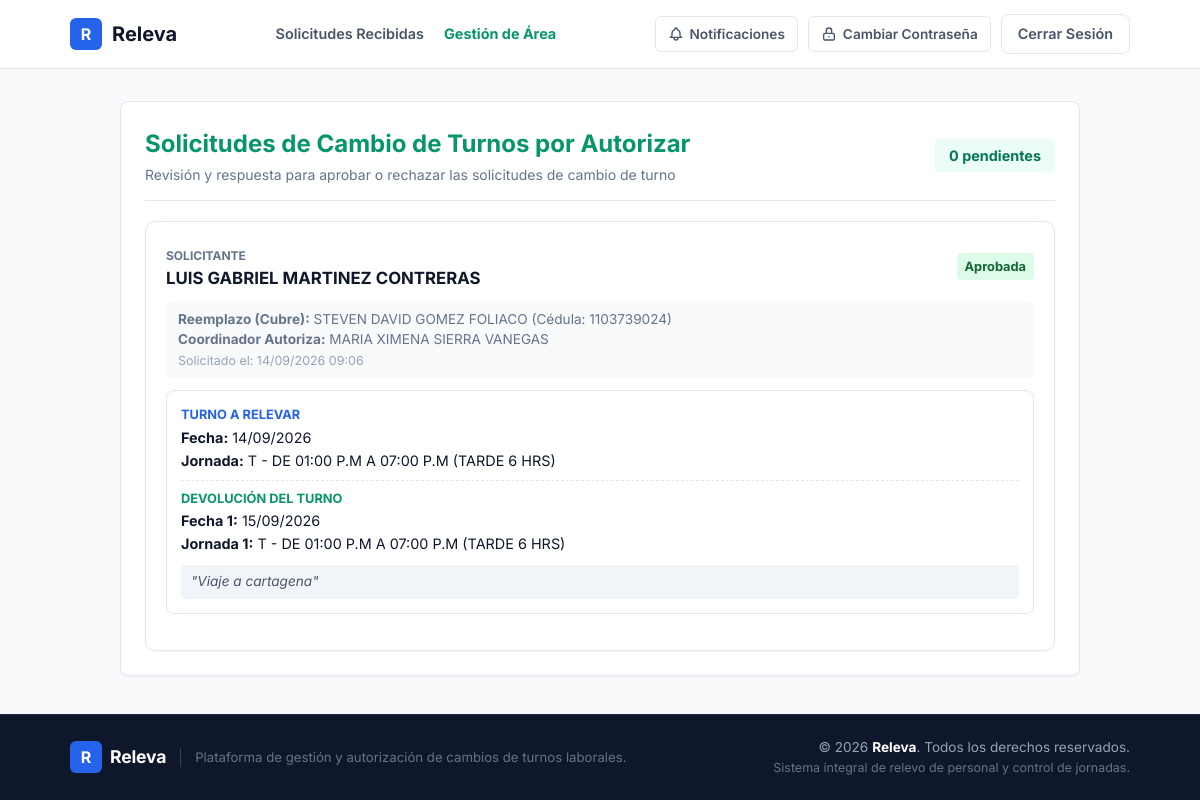
The app's page /solicitudes/recibidas/ (signed in), older data.
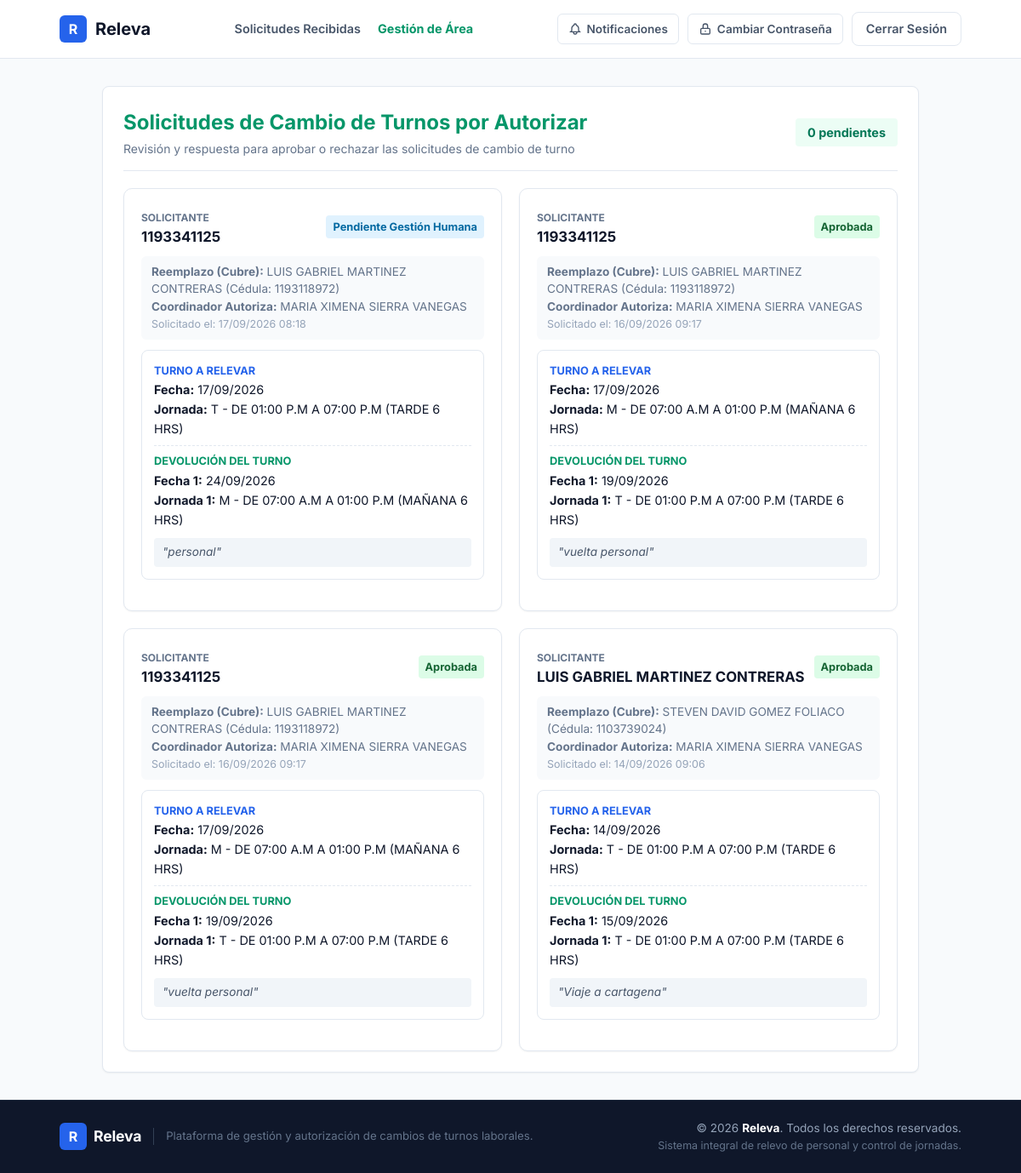
The same page, newer data.
### core/models.py (models this page shows, shortened)
class SolicitudCambio(models.Model):
    ESTADO_CHOICES = [
        ('PENDIENTE_REEMPLAZO', 'Pendiente por Compañero'),
        ('PENDIENTE_COORDINADOR', 'Pendiente por Coordinador'),
        ('PENDIENTE_GH', 'Pendiente por Gestión Humana'),
        ('ACEPTADA', 'Aprobada'),
        ('RECHAZADA', 'Rechazada'),
        ('CANCELADA', 'Cancelada'),
    ]
    JORNADA_CHOICES = [
        ('N', 'N - DE 06:00 P.M A 06:00 A.M (NOCHE 12H)'),
        ('C', 'C - DE 06:00 A.M A 06:00 P.M (CORRIDO 11 HRS)'),
        ('C1', 'C1 - DE 08:00 A.M A 06:00 P.M (CORRIDO 10 HRS)'),
        ('C2', 'C2 - DE 07:00 A.M A 01:00 P.M Y DE 02:00 P.M A 07:00 P.M (CORRIDO 11 HRS)'),
        ('H', 'H - DE 08:00 A.M A 12:00 M Y DE 01:00 P.M A 05:00 P.M (ADMINISTRATIVO)'),
        ('N1', 'N1 - DE 06:00 P.M A 12:00 P.M Y DE 01:00 A.M A 06:00 A.M (NOCHE 11H)'),
        ('M4', 'M4 - DE 08:00 A.M A 12:00 P.M (4 HORAS MAÑANA)'),
        ('M', 'M - DE 07:00 A.M A 01:00 P.M (MAÑANA 6 HRS)'),
        ('T', 'T - DE 01:00 P.M A 07:00 P.M (TARDE 6 HRS)'),
        ('T9', 'T9 - DE 01:00 P.M A 09:00 P.M (TARDE 8 HRS)'),
        ('LM', 'LM - LICENCIA MATERNIDAD'),
        ('D', 'D - DESCANSO'),
        ('L', 'L - LIBRE'),
        ('LC', 'LC - LIBRE CUMPLEAÑOS'),
        ('ME', 'ME - MAÑANA EDUCATIVA'),
        ('TE', 'TE - TARDE EDUCATIVA'),
        ('V', 'V - VACACIONES'),
    ]
    JORNADA_HORAS = {
        'N': 12,
        'C': 11,
        'C1': 10,
        'C2': 11,
        'H': 8,
        'N1': 11,
        'M4': 4,
        'M': 6,
        'T': 6,
        'T9': 8,
        'LM': 0,
        'D': 0,
        'L': 0,
        'LC': 8,
        'ME': 6,
        'TE': 6,
        'V': 0,
    }
    JORNADA_DICT = dict(JORNADA_CHOICES)
    solicitante = models.ForeignKey(User, on_delete=models.CASCADE, related_name='solicitudes_enviadas', verbose_name="Nombre del Solicitante")
    reemplazo = models.ForeignKey(User, on_delete=models.CASCADE, related_name='solicitudes_recibidas', verbose_name="Nombre del Reemplazo 1")
    reemplazo_2 = models.ForeignKey(User, on_delete=models.SET_NULL, related_name='solicitudes_recibidas_2', blank=True, null=True, verbose_name="Nombre del Reemplazo 2 (Devolución 2)")
    coordinador = models.ForeignKey(User, on_delete=models.SET_NULL, related_name='solicitudes_coordinar', blank=True, null=True, verbose_name="Coordinador que Aprueba")
    fecha_turno = models.DateField(verbose_name="Fecha de Turno")
    jornada = models.CharField(max_length=50, choices=JORNADA_CHOICES, default='M', verbose_name="Jornada")
    fecha_devolucion = models.DateField(verbose_name="Fecha de Devolución 1")
    jornada_devolucion = models.CharField(max_length=50, choices=JORNADA_CHOICES, default='M', verbose_name="Jornada de Devolución 1")
    fecha_devolucion_2 = models.DateField(blank=True, null=True, verbose_name="Fecha de Devolución 2")
    jornada_devolucion_2 = models.CharField(max_length=50, choices=JORNADA_CHOICES, blank=True, null=True, verbose_name="Jornada de Devolución 2")
    motivo = models.TextField(blank=True, null=True, verbose_name="Motivo u Observaciones")
    estado = models.CharField(max_length=30, choices=ESTADO_CHOICES, default='PENDIENTE_REEMPLAZO', verbose_name="Estado")
    fecha_solicitud = models.DateTimeField(auto_now_add=True, verbose_name="Fecha de Solicitud")
    updated_at = models.DateTimeField(auto_now=True, verbose_name="Última Actualización")
    class Meta:
        ordering = ['-fecha_solicitud']
        verbose_name = "Solicitud de Cambio de Turno"
        verbose_name_plural = "Solicitudes de Cambio de Turnos"

### core/views.py (the view, shortened to what this page needs)
# urls.py: path('solicitudes/recibidas/', views.solicitudes_recibidas_view, name='solicitudes_recibidas'),
@login_required(login_url='core:login')
def solicitudes_recibidas_view(request):
    is_gh = (request.user.username == '1102830559' or request.user.is_superuser)
    if is_gh:
        solicitudes_recibidas = SolicitudCambio.objects.all().select_related(
            'solicitante', 'solicitante__profile', 'reemplazo', 'reemplazo__profile', 'reemplazo_2', 'reemplazo_2__profile', 'coordinador'
        ).distinct()
        recibidas_pendientes = solicitudes_recibidas.filter(estado__in=['PENDIENTE', 'PENDIENTE_REEMPLAZO', 'PENDIENTE_COORDINADOR', 'PENDIENTE_GH']).count()
    elif hasattr(request.user, 'profile') and request.user.profile.es_admin_area():
        solicitudes_recibidas = SolicitudCambio.objects.filter(
            Q(coordinador=request.user) | Q(reemplazo=request.user) | Q(reemplazo_2=request.user) | Q(solicitante__profile__area__administradores=request.user)
        ).select_related('solicitante', 'solicitante__profile', 'reemplazo', 'reemplazo__profile', 'reemplazo_2', 'reemplazo_2__profile', 'coordinador').distinct()
        recibidas_pendientes = solicitudes_recibidas.filter(
            Q(coordinador=request.user, estado='PENDIENTE_COORDINADOR') | Q(solicitante__profile__area__administradores=request.user, estado='PENDIENTE_COORDINADOR') | Q(reemplazo=request.user, estado__in=['PENDIENTE', 'PENDIENTE_REEMPLAZO']) | Q(reemplazo_2=request.user, estado__in=['PENDIENTE', 'PENDIENTE_REEMPLAZO'])
        ).distinct().count()
    context = {
        'solicitudes_recibidas': solicitudes_recibidas,
        'recibidas_pendientes': recibidas_pendientes,
        'is_gh': is_gh,
    }
    return render(request, 'solicitudes_recibidas.html', context)

### core/models.py (called while the page is built)
    def es_admin_area(self):
        if self.user.is_superuser or self.user.is_staff or self.user.username == '1102830559' or self.user.username.lower() in ['admin', 'administrador']:
            return True
        if self.cargo:
            cargo_lower = self.cargo.lower()
            keywords = ['coordinador', 'admin', 'director', 'jefe', 'gerente', 'lider', 'líder', 'gestion humana', 'gestión humana']
            if any(k in cargo_lower for k in keywords):
                return True
        return self.user.areas_administradas.exists()

### templates/solicitudes_recibidas.html (shortened to what the changed rows need)
{% extends 'base.html' %}
{% block content %}
<div class="container" style="max-width: 1000px;">
    <div class="card">
        <div style="display: flex; align-items: center; justify-content: space-between; margin-bottom: 20px; padding-bottom: 14px; border-bottom: 1px solid var(--border-color);">
            <div>
                {% if user.profile.es_admin_area %}
                    <h1 style="font-size: 1.5rem; font-weight: 700; margin: 0; color: #059669;">Solicitudes de Cambio de Turnos por Autorizar</h1>
                {% else %}
                    <h1 style="font-size: 1.5rem; font-weight: 700; margin: 0; color: var(--text-primary);">Solicitudes Recibidas</h1>
                    <span style="font-size: 0.875rem; color: var(--text-muted);">Peticiones de cambio de turno enviadas por tus compañeros</span>
                {% endif %}
            </div>
        </div>
        {% if solicitudes_recibidas %}
            <div style="display: grid; grid-template-columns: repeat(auto-fit, minmax(320px, 1fr)); gap: 20px;">
                {% for s in solicitudes_recibidas %}
                    <div style="background: #ffffff; border: 1px solid var(--border-color); border-radius: 10px; padding: 20px; box-shadow: var(--shadow-sm); display: flex; flex-direction: column; justify-content: space-between;">
                        <div>
                            <div style="display: flex; align-items: center; justify-content: space-between; margin-bottom: 10px;">
                                <div>
                                    <span style="font-size: 0.75rem; font-weight: 700; color: #64748b; text-transform: uppercase;">Solicitante</span>
                                    <strong style="font-size: 1.05rem; color: var(--text-primary); display: block;">
                                        {{ s.solicitante.first_name|default:s.solicitante.username }}
                                    </strong>
                                </div>
                                {% if s.estado == 'PENDIENTE' or s.estado == 'PENDIENTE_REEMPLAZO' %}
                                    <span class="badge" style="background: #fef3c7; color: #92400e; font-weight: 700;">Pendiente Compañero</span>
                                {% elif s.estado == 'PENDIENTE_COORDINADOR' %}
                                    <span class="badge" style="background: #fed7aa; color: #9a3412; font-weight: 700;">Pendiente Coordinador</span>
                                {% elif s.estado == 'PENDIENTE_GH' %}
                                    <span class="badge" style="background: #e0f2fe; color: #0369a1; font-weight: 700;">Pendiente Gestión Humana</span>
                                {% elif s.estado == 'ACEPTADA' %}
                                    <span class="badge" style="background: #dcfce7; color: #166534; font-weight: 700;">Aprobada</span>
                                {% elif s.estado == 'RECHAZADA' %}
                                    <span class="badge" style="background: #fee2e2; color: #991b1b; font-weight: 700;">Rechazada</span>
                                {% else %}
                                    <span class="badge" style="background: #f1f5f9; color: #475569;">Cancelada</span>
                                {% endif %}
                            </div>
                            <p style="font-size: 0.85rem; color: var(--text-muted); margin-bottom: 12px; background: #f8fafc; padding: 8px 12px; border-radius: 6px;">
                                <strong>Reemplazo (Cubre):</strong> {{ s.reemplazo.first_name|default:s.reemplazo.username }} (Cédula: {{ s.reemplazo.username }})<br>
                                {% if s.coordinador %}
                                    <strong>Coordinador Autoriza:</strong> {{ s.coordinador.first_name|default:s.coordinador.username }}<br>
                                {% endif %}
                                <span style="font-size: 0.78rem; color: #94a3b8;">Solicitado el: {{ s.fecha_solicitud|date:"d/m/Y H:i" }}</span>
                            </p>
                            <div style="font-size: 0.9rem; background: #ffffff; padding: 14px; border-radius: 8px; margin-bottom: 16px; border: 1px solid var(--border-color); line-height: 1.6;">
                                <div style="margin-bottom: 6px;">
                                    <span style="color: #2563eb; font-size: 0.8rem; text-transform: uppercase; font-weight: 700; display: block;">Turno a Relevar</span>
                                    <strong>Fecha:</strong> {{ s.fecha_turno|date:"d/m/Y" }} <br>
                                    <strong>Jornada:</strong> {{ s.get_jornada_display }}
                                </div>
                                <hr style="border: 0; border-top: 1px dashed var(--border-color); margin: 8px 0;" />
                                <div>
                                    <span style="color: #059669; font-size: 0.8rem; text-transform: uppercase; font-weight: 700; display: block;">Devolución del Turno</span>
                                    <strong>Fecha 1:</strong> {{ s.fecha_devolucion|date:"d/m/Y" }} <br>
                                    <strong>Jornada 1:</strong> {{ s.get_jornada_devolucion_display }}
                                </div>
                                {% if s.motivo %}
                                    <div style="margin-top: 10px; font-style: italic; color: #475569; font-size: 0.85rem; background: #f1f5f9; padding: 6px 10px; border-radius: 4px;">
                                        "{{ s.motivo }}"
                                    </div>
                                {% endif %}
                            </div>
                        </div>
                    </div>
                {% endfor %}
            </div>
        {% else %}
            <p style="font-size: 0.95rem; color: var(--text-muted); text-align: center; padding: 40px 0;">
                No hay solicitudes de cambio de turno registradas por el momento.
            </p>
        {% endif %}
    </div>
</div>
{% endblock %}

Row changes from the older to the newer data that the page shows:
added SolicitudCambio: solicitante.first_name "1193341125", estado "Pendiente Gestión Humana", reemplazo.first_name "LUIS GABRIEL MARTINEZ CONTRERAS", reemplazo.username "1193118972", coordinador.first_name "MARIA XIMENA SIERRA VANEGAS", fecha_solicitud "17/09/2026 08:18", fecha_turno "17/09/2026", jornada "T - DE 01:00 P.M A 07:00 P.M (TARDE 6 HRS)", fecha_devolucion "24/09/2026", jornada_devolucion "M - DE 07:00 A.M A 01:00 P.M (MAÑANA 6 HRS)", motivo "personal"
added SolicitudCambio: solicitante.first_name "1193341125", estado "Aprobada", reemplazo.first_name "LUIS GABRIEL MARTINEZ CONTRERAS", reemplazo.username "1193118972", coordinador.first_name "MARIA XIMENA SIERRA VANEGAS", fecha_solicitud "16/09/2026 09:17", fecha_turno "17/09/2026", jornada "M - DE 07:00 A.M A 01:00 P.M (MAÑANA 6 HRS)", fecha_devolucion "19/09/2026", jornada_devolucion "T - DE 01:00 P.M A 07:00 P.M (TARDE 6 HRS)", motivo "vuelta personal"
added SolicitudCambio: solicitante.first_name "1193341125", estado "Aprobada", reemplazo.first_name "LUIS GABRIEL MARTINEZ CONTRERAS", reemplazo.username "1193118972", coordinador.first_name "MARIA XIMENA SIERRA VANEGAS", fecha_solicitud "16/09/2026 09:17", fecha_turno "17/09/2026", jornada "M - DE 07:00 A.M A 01:00 P.M (MAÑANA 6 HRS)", fecha_devolucion "19/09/2026", jornada_devolucion "T - DE 01:00 P.M A 07:00 P.M (TARDE 6 HRS)", motivo "vuelta personal"
